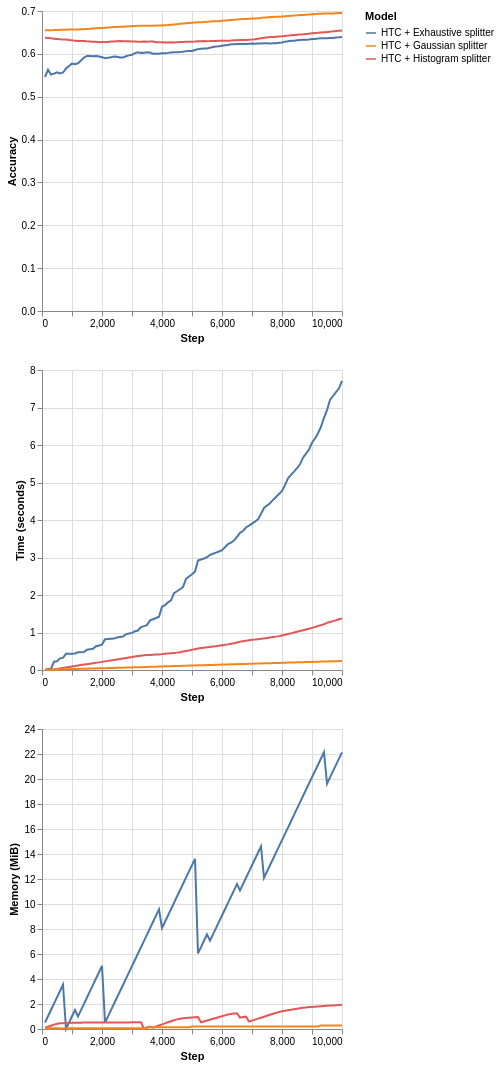

Notebook cell for this chart:
### Markdown cell above
## 4. Branching and growth: splitters, the heart of the trees

As previously stated, one of the core operations of iDT is, well, to grow. Plants and gardening-related jokes apart, growth in HTs is guided by their AOs or splitters, as mentioned in the end of Section 3. 

Nominal features can be easily monitored, since the feature partitions are well-defined beforehand. Numerical features, on the other hand, do not have an explicit best cut point. Still, numerical features are typically split by using a binary test: $\le$ or $>$. Therefore, numerical splitters must somehow summarize the incoming feature values and be able to evaluate the merit of split point candidates.

There are diverse strategies to monitor numerical features and choices related to them, including which data structure will be used to keep a summary of the incoming feature and also how many split points are going to be evaluated during split attempts. Again, this guide does not intend to be an exhaustive delve into the iDT subject. In fact, each of the following aspects of the iDTs could be considered a separate research area: AOs, intervals between split attempts, split heuristics (e.g., info gain, variance reduction, and so on), tree depth and max size, and much more!

Let's focus a bit into the AO matter. River provides a handful of splitters for classification and regression trees, which can be chosen using the parameter `splitter`. We will list the available tree splitters in the following sections and compare some of their characteristics.

Some notation:

- $n$: Number of observations seen so far.
- $c$: the number of classes.
- $s$: the number of split points to evaluate (which means that this is a user-given parameter).
- $h$: the number of histogram bins or hash slots. Typically, $h \ll n$.

### 4.1. Classification tree splitters

The following table summarizes the available classification splitters. The user might refer to the documentation of each splitter for more details about their functioning.


| Splitter | Description | Insertion | Memory | Split candidate query | Works with Naive Bayes leaves?
| :- | :- | :- | :-: | :-: | :-: |
| Exhaustive | Keeps all the observed input values and class counts in a Binary Search Tree (BST) | $O(\log n)$ (average) or $O(n)$ (worst case) | $O(n)$ | $O(n)$ | No |
| Histogram | Builds a histogram for each class in order to discretize the input feature | $O(\log h)$ | $O(c h)$ | $O(c h)$ | Yes |
| Gaussian | Approximates the class distributions using Gaussian distributions | $O(1)$ | $O(c)$ | $O(cs)$ | Yes |

Note that some of the splitters have configurable parameters that directly impact not only on their time and memory costs, but also on the final predictive performance. Examples:

- The number of split points can be configured in the Gaussian splitter. Increasing this number makes this splitter slower, but it also potentially increases the quality of the obtained query points, implying enhanced tree accuracy. 
- The number of stored bins can be selected in the Histogram splitter. Increasing this number increases the memory footprint and running time of this splitter, but it also potentially makes its split candidates more accurate and positively impacts on the tree's final predictive performance.

Next, we provide a brief comparison of the classification splitters using 10K instances of the Random RBF synthetic dataset. Note that the tree equipped with the Exhaustive splitter does not use Naive Bayes leaves.

### Code cell
plot_performance(
    synth.RandomRBF(seed_model=7, seed_sample=42).take(10_000),
    metrics.Accuracy(),
    {
        "HTC + Exhaustive splitter": tree.HoeffdingTreeClassifier(
            splitter=tree.splitter.ExhaustiveSplitter(),
            leaf_prediction="mc"
        ),
        "HTC + Histogram splitter": tree.HoeffdingTreeClassifier(
            splitter=tree.splitter.HistogramSplitter()
        ),
        "HTC + Gaussian splitter": tree.HoeffdingTreeClassifier(
            splitter=tree.splitter.GaussianSplitter()
        )
    }
)

### Figure 1 — Vega-Lite specification as saved in the notebook (floating-point values rounded to 4 significant figures; data arrays with more than 128 entries replaced by an {"elided": "..."} marker saying what was removed)
{"config": {"view": {"continuousWidth": 300, "continuousHeight": 300}}, "vconcat": [{"mark": {"type": "line"}, "encoding": {"color": {"field": "Model", "type": "nominal"}, "x": {"field": "Step", "type": "quantitative"}, "y": {"field": "Metric", "title": "Accuracy", "type": "quantitative"}}}, {"mark": {"type": "line"}, "encoding": {"color": {"field": "Model", "type": "nominal"}, "x": {"field": "Step", "type": "quantitative"}, "y": {"field": "Time", "title": "Time (seconds)", "type": "quantitative"}}}, {"mark": {"type": "line"}, "encoding": {"color": {"field": "Model", "type": "nominal"}, "x": {"field": "Step", "type": "quantitative"}, "y": {"field": "Memory", "title": "Memory (MiB)", "type": "quantitative"}}}], "data": {"name": "data-9df9e99a3813deddb14623b89380dd79"}, "$schema": "https://vega.github.io/schema/vega-lite/v6.1.0.json", "datasets": {"data-9df9e99a3813deddb14623b89380dd79": {"elided": "300 records"}}}
